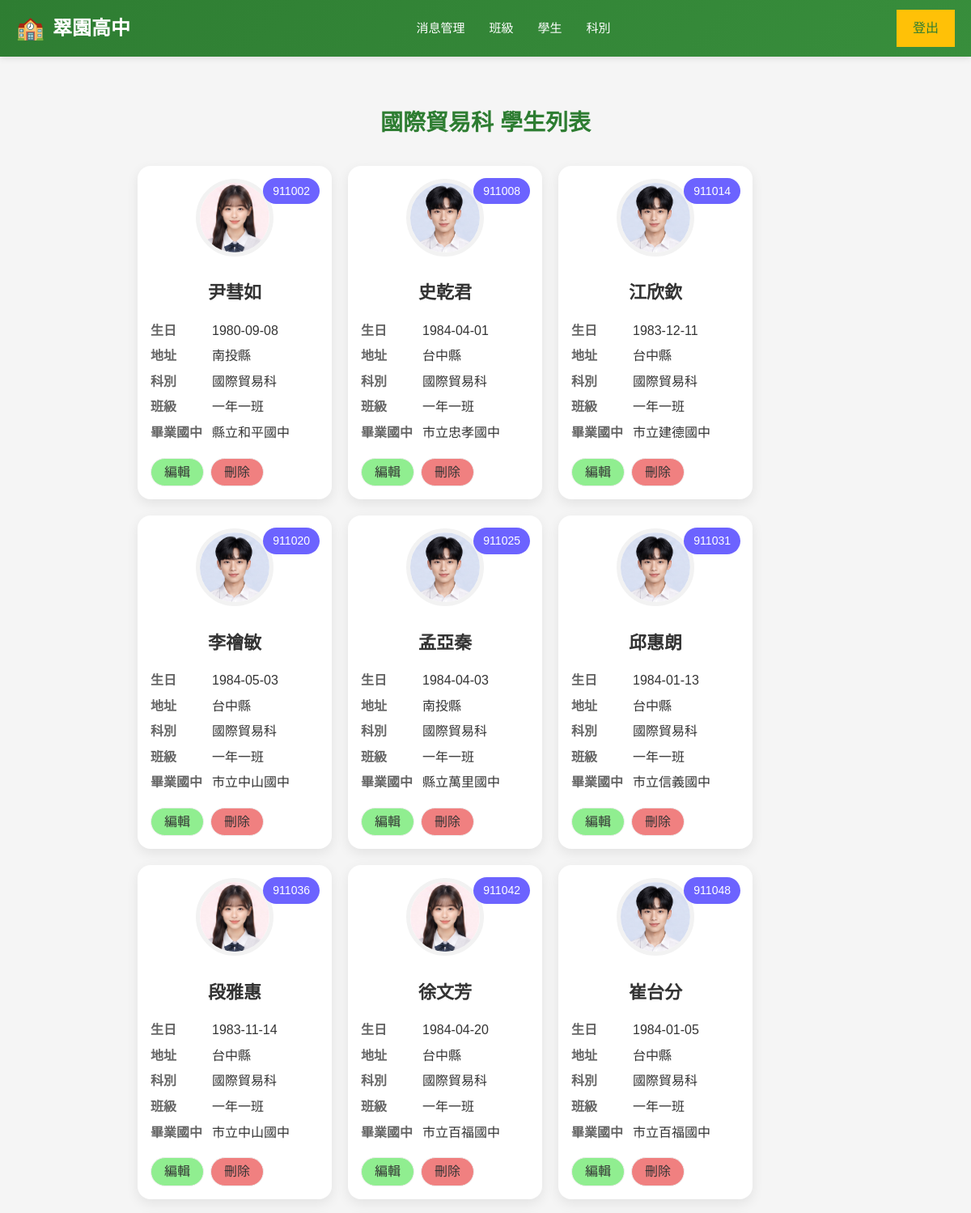
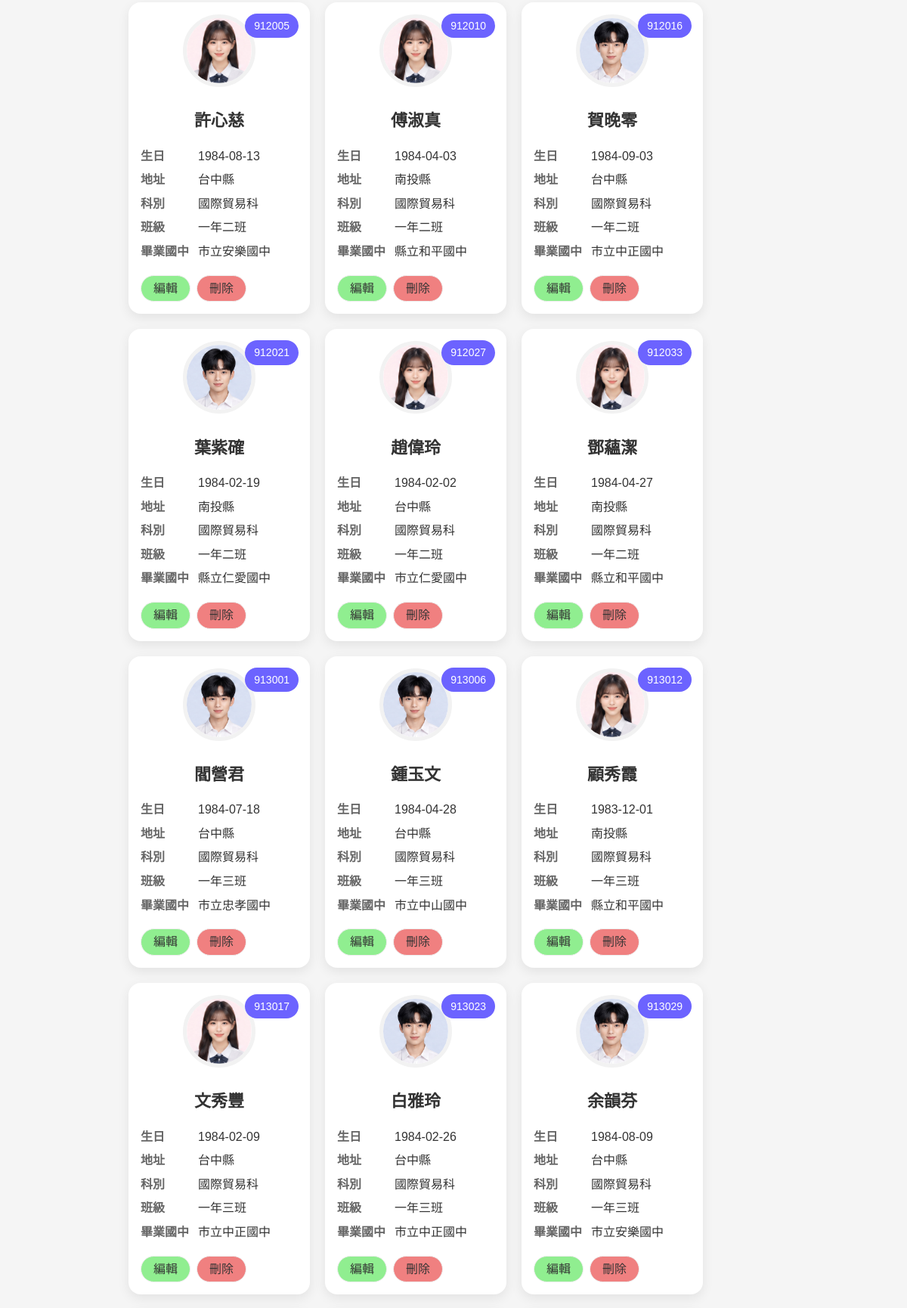
The app's page /school/admin.php?inc=subject_students&dept=2 (upper part) with its own data (2 pictures, top to bottom).
### tables this page shows
CREATE TABLE `dept` (
  `id` int(10) UNSIGNED NOT NULL,
  `code` varchar(3) NOT NULL,
  `name` varchar(32) NOT NULL
);

CREATE TABLE `students` (
  `id` int(10) UNSIGNED NOT NULL,
  `school_num` int(6) DEFAULT NULL COMMENT '學號',
  `name` varchar(8) DEFAULT NULL COMMENT '姓名',
  `birthday` date DEFAULT NULL COMMENT '出生年月日',
  `uni_id` varchar(10) DEFAULT NULL COMMENT '身分證號碼',
  `addr` varchar(32) DEFAULT NULL COMMENT '住址',
  `parents` varchar(8) DEFAULT NULL COMMENT '家長',
  `tel` varchar(16) DEFAULT NULL COMMENT '電話',
  `dept` varchar(8) DEFAULT NULL COMMENT '科別',
  `graduate_at` varchar(16) DEFAULT NULL COMMENT '畢業國中',
  `status_code` varchar(4) DEFAULT NULL
);

CREATE TABLE `classes` (
  `id` int(10) UNSIGNED NOT NULL,
  `code` varchar(3) NOT NULL,
  `name` varchar(12) NOT NULL,
  `tutor` varchar(8) NOT NULL
);

CREATE TABLE `graduate_school` (
  `id` int(10) UNSIGNED NOT NULL,
  `county` varchar(8) NOT NULL,
  `name` varchar(64) NOT NULL
);

### school/include/subject_students.php (the view)
<?php
$dept_name=$pdo->query("SELECT `name` FROM `dept` WHERE `id`='{$_GET['dept']}'")->fetchColumn();
?>
<h2 style="text-align:center"><?= $dept_name; ?> 學生列表</h2>
<?php
$sql="select
             `students`.`school_num`,
             `students`.`name`,
             `classes`.`name` as 'class_name',
             `dept`.`name` as 'dept_name',
             `addr`,
             `uni_id`,
             `graduate_school`.`name` as 'graduate_school',
             `birthday`
        from `class_student`,
             `students`,
             `dept`,
             `graduate_school`,
             `classes`
       where `class_student`.`school_num`=`students`.`school_num` AND
             `dept`.`id`=`students`.`dept` AND
             `graduate_school`.`id`=`students`.`graduate_at` AND
             `classes`.`code`=`class_student`.`class_code` AND
             `students`.`dept`='{$_GET['dept']}'";
$students=$pdo->query($sql)->fetchAll();
echo "<div class='student-list'>";
foreach($students as $student):?>
    <div class="student-card">
        <div class="student-id">
            <?= $student['school_num']; ?>
        </div>
        <div class="student-photo">
            <?php if(isset($student['header'])):;?>
            <img src="img/<?= $student['header']; ?>">
            <?php else :;?>
            <img src="img/<?= (mb_substr($student['uni_id'],1,1)==1)?'header_default_boy.jpg':'header_default_girl.jpg'; ?>">
            <?php endif;?>
        </div>
        <div class="student-name">
            <?= $student['name'] ?>
        </div>
        <div class="student-info">
            <div class="info-row">
                <span class="label">生日</span>
                <span class="value"><?= $student['birthday']; ?></span>
            </div>
            <div class="info-row">
                <span class="label">地址</span>
                <span class="value"><?= mb_substr($student['addr'],0,3); ?></span>
            </div>
            <div class="info-row">
                <span class="label">科別</span>
                <span class="value"><?= $student['dept_name']; ?></span>
            </div>
            <div class="info-row">
                <span class="label">班級</span>
                <span class="value"><?= $student['class_name']; ?></span>
            </div>
            <div class="info-row">
                <span class="label">畢業國中</span>
                <span class="value"><?= $student['graduate_school']; ?></span>
            </div>
            <div class="btn-row">
                <a class="edit-btn" href="?inc=edit_student&num=<?= $student['school_num']; ?>">編輯</a>
                <a class="del-btn" href="?inc=delete_student&num=<?= $student['school_num']; ?>">刪除</a>
            </div>
        </div>
    </div>
    <?php endforeach;?>
</div>

### school/css/global.css (style rules this page uses)
* { margin: 0; padding: 0; box-sizing: border-box; }
:root { --primary-color: #2e7d32; --primary-light: #388e3c; --accent-color: #ff9800; --accent-dark: #f57c00; --secondary-color: #ffc107; --text-primary: #333; --text-secondary: #666; --text-light: #999; --bg-light: #f5f5f5; --bg-lightest: #f9fbe7; --border-color: #e0e0e0; --shadow-sm: 0 2px 4px rgba(0, 0, 0, 0.1); --shadow-md: 0 4px 12px rgba(0, 0, 0, 0.08); --shadow-lg: 0 8px 20px rgba(0, 0, 0, 0.15); --transition: all 0.3s ease; }
html, body { font-family: 'Arial', 'Microsoft YaHei', sans-serif; line-height: 1.6; color: var(--text-primary); }
body { background-color: var(--bg-light); }
a { color: var(--primary-color); text-decoration: none; transition: var(--transition); }
h1, h2, h3, h4, h5, h6 { color: var(--primary-color); margin-bottom: 15px; }
h2 { font-size: 28px; }

### school/css/admin-layout.css (style rules this page uses)
.main-content h2 { text-align: center; margin-bottom: 30px; font-size: 28px; color: #2e7d32; }

### school/css/card.css (style rules this page uses)
.student-list { display: flex; flex-wrap: wrap; gap: 20px; margin: 16px 0; }
.student-card { width: 240px; background: #ffffff; border-radius: 16px; padding: 16px; box-shadow: 0 5px 15px rgba(0, 0, 0, 0.08); position: relative; transition: 0.3s; }
.student-id { position: absolute; top: 15px; right: 15px; background: #6c63ff; color: white; padding: 5px 12px; border-radius: 30px; font-size: 14px; }
.student-photo { text-align: center; margin-bottom: 15px; }
.student-photo img { width: 96px; height: 96px; border-radius: 50%; object-fit: cover; border: 5px solid #f2f2f2; }
.student-name { text-align: center; font-size: 22px; font-weight: bold; margin-bottom: 16px; margin-top: 20px; }
.student-info { display: flex; flex-direction: column; gap: 6px; }
.info-row { display: flex; }
.label { width: 76px; color: #666; font-weight: bold; }
.value { flex: 1; color: #333; }
.btn-row { display: flex; gap: 8px; margin-top: 12px; }
a.edit-btn { padding: 4px 16px; border: 1px solid #eee; border-radius: 20px; background: lightgreen; text-decoration: none; cursor: pointer; transition: all 0.3s ease; display: inline-block; color: #333; }
a.del-btn { padding: 4px 16px; border: 1px solid #eee; border-radius: 20px; background: lightcoral; text-decoration: none; cursor: pointer; transition: all 0.3s ease; display: inline-block; color: #333; }

### records on screen
dept: name "國際貿易科"
students: school_num "911002", name "尹彗如", birthday "1980-09-08", addr "南投縣", dept.name "國際貿易科", classes.name "一年一班", graduate_school.name "縣立和平國中"
students: school_num "911008", name "史乾君", birthday "1984-04-01", addr "台中縣", dept.name "國際貿易科", classes.name "一年一班", graduate_school.name "市立忠孝國中"
students: school_num "911014", name "江欣欽", birthday "1983-12-11", addr "台中縣", dept.name "國際貿易科", classes.name "一年一班", graduate_school.name "市立建德國中"
students: school_num "911020", name "李禬敏", birthday "1984-05-03", addr "台中縣", dept.name "國際貿易科", classes.name "一年一班", graduate_school.name "市立中山國中"
students: school_num "911025", name "孟亞秦", birthday "1984-04-03", addr "南投縣", dept.name "國際貿易科", classes.name "一年一班", graduate_school.name "縣立萬里國中"
students: school_num "911031", name "邱惠朗", birthday "1984-01-13", addr "台中縣", dept.name "國際貿易科", classes.name "一年一班", graduate_school.name "市立信義國中"
students: school_num "911036", name "段雅惠", birthday "1983-11-14", addr "台中縣", dept.name "國際貿易科", classes.name "一年一班", graduate_school.name "市立中山國中"
students: school_num "911042", name "徐文芳", birthday "1984-04-20", addr "台中縣", dept.name "國際貿易科", classes.name "一年一班", graduate_school.name "市立百福國中"
students: school_num "911048", name "崔台分", birthday "1984-01-05", addr "台中縣", dept.name "國際貿易科", classes.name "一年一班", graduate_school.name "市立百福國中"
students: school_num "912005", name "許心慈", birthday "1984-08-13", addr "台中縣", dept.name "國際貿易科", classes.name "一年二班", graduate_school.name "市立安樂國中"
students: school_num "912010", name "傅淑真", birthday "1984-04-03", addr "南投縣", dept.name "國際貿易科", classes.name "一年二班", graduate_school.name "縣立和平國中"
students: school_num "912016", name "賀晚零", birthday "1984-09-03", addr "台中縣", dept.name "國際貿易科", classes.name "一年二班", graduate_school.name "市立中正國中"
students: school_num "912021", name "葉紫確", birthday "1984-02-19", addr "南投縣", dept.name "國際貿易科", classes.name "一年二班", graduate_school.name "縣立仁愛國中"
students: school_num "912027", name "趙偉玲", birthday "1984-02-02", addr "台中縣", dept.name "國際貿易科", classes.name "一年二班", graduate_school.name "市立仁愛國中"
students: school_num "912033", name "鄧蘊潔", birthday "1984-04-27", addr "南投縣", dept.name "國際貿易科", classes.name "一年二班", graduate_school.name "縣立和平國中"
students: school_num "913001", name "閻營君", birthday "1984-07-18", addr "台中縣", dept.name "國際貿易科", classes.name "一年三班", graduate_school.name "市立忠孝國中"
students: school_num "913006", name "鍾玉文", birthday "1984-04-28", addr "台中縣", dept.name "國際貿易科", classes.name "一年三班", graduate_school.name "市立中山國中"
students: school_num "913012", name "顧秀霞", birthday "1983-12-01", addr "南投縣", dept.name "國際貿易科", classes.name "一年三班", graduate_school.name "縣立和平國中"
students: school_num "913017", name "文秀豐", birthday "1984-02-09", addr "台中縣", dept.name "國際貿易科", classes.name "一年三班", graduate_school.name "市立中正國中"
students: school_num "913023", name "白雅玲", birthday "1984-02-26", addr "台中縣", dept.name "國際貿易科", classes.name "一年三班", graduate_school.name "市立中正國中"
students: school_num "913029", name "余韻芬", birthday "1984-08-09", addr "台中縣", dept.name "國際貿易科", classes.name "一年三班", graduate_school.name "市立安樂國中"
